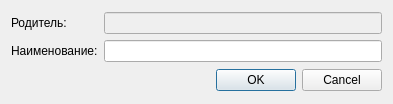
<?xml version="1.0" encoding="UTF-8"?>
<ui version="4.0">
 <class>QueryEditorAddGroupDialog</class>
 <widget class="QDialog" name="QueryEditorAddGroupDialog">
  <property name="geometry">
   <rect>
    <x>0</x>
    <y>0</y>
    <width>393</width>
    <height>104</height>
   </rect>
  </property>
  <property name="windowTitle">
   <string>Добавить группу</string>
  </property>
  <layout class="QGridLayout" name="gridLayout_2">
   <item row="0" column="0">
    <layout class="QGridLayout" name="gridLayout">
     <item row="0" column="0">
      <widget class="QLabel" name="label">
       <property name="text">
        <string>Родитель:</string>
       </property>
      </widget>
     </item>
     <item row="0" column="1">
      <widget class="QLineEdit" name="txtParent">
       <property name="enabled">
        <bool>false</bool>
       </property>
      </widget>
     </item>
     <item row="1" column="0">
      <widget class="QLabel" name="label_2">
       <property name="text">
        <string>Наименование:</string>
       </property>
      </widget>
     </item>
     <item row="1" column="1">
      <widget class="QLineEdit" name="txtName"/>
     </item>
    </layout>
   </item>
   <item row="1" column="0">
    <widget class="QDialogButtonBox" name="buttonBox">
     <property name="orientation">
      <enum>Qt::Horizontal</enum>
     </property>
     <property name="standardButtons">
      <set>QDialogButtonBox::Cancel|QDialogButtonBox::Ok</set>
     </property>
    </widget>
   </item>
  </layout>
 </widget>
 <resources/>
 <connections>
  <connection>
   <sender>buttonBox</sender>
   <signal>accepted()</signal>
   <receiver>QueryEditorAddGroupDialog</receiver>
   <slot>accept()</slot>
   <hints>
    <hint type="sourcelabel">
     <x>248</x>
     <y>254</y>
    </hint>
    <hint type="destinationlabel">
     <x>157</x>
     <y>274</y>
    </hint>
   </hints>
  </connection>
  <connection>
   <sender>buttonBox</sender>
   <signal>rejected()</signal>
   <receiver>QueryEditorAddGroupDialog</receiver>
   <slot>reject()</slot>
   <hints>
    <hint type="sourcelabel">
     <x>316</x>
     <y>260</y>
    </hint>
    <hint type="destinationlabel">
     <x>286</x>
     <y>274</y>
    </hint>
   </hints>
  </connection>
 </connections>
</ui>
